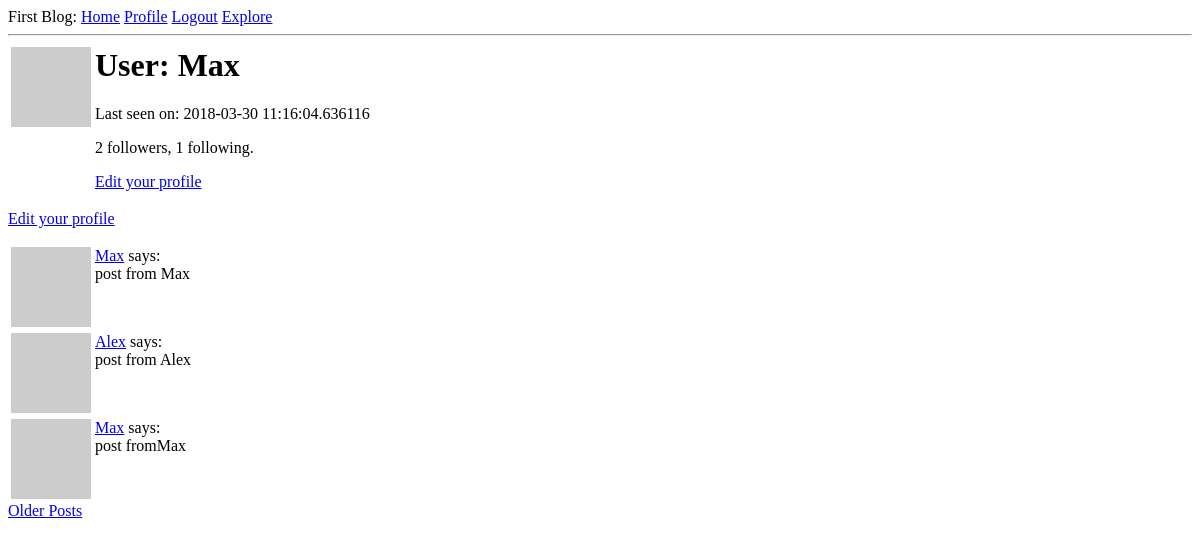
Before: /user/Max (signed in) with the older database file.
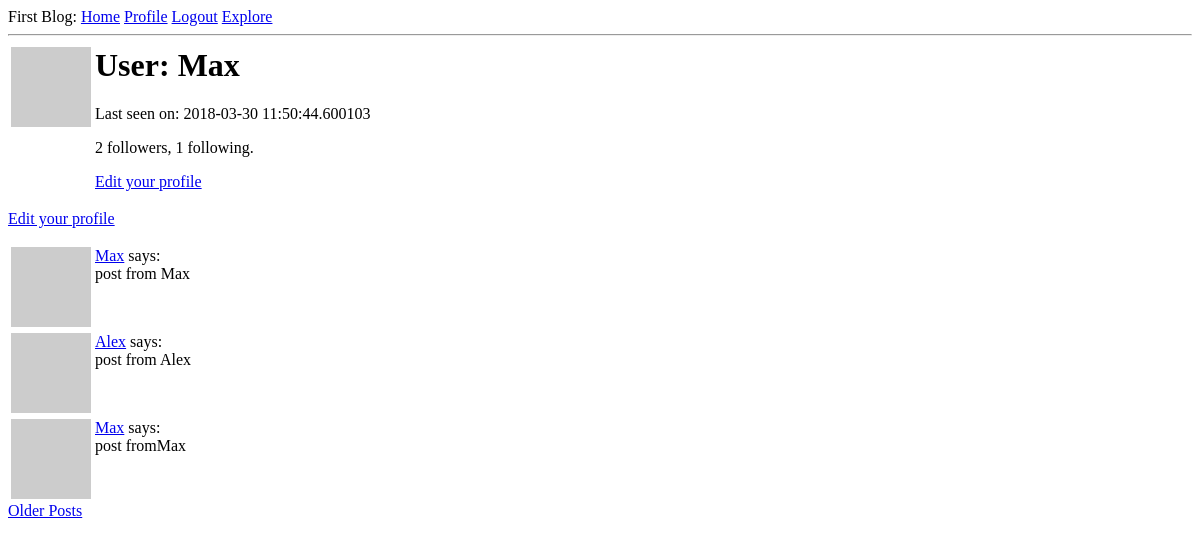
After: the same page with the newer database file.
### ap/models.py (models this page shows, shortened)
class User(UserMixin, db.Model):
    id = db.Column(db.Integer, primary_key = True)
    username = db.Column(db.String(64), index = True, unique = False)
    email = db.Column(db.String(120), index = True, unique = True)
    password_hash = db.Column(db.String(128))
    posts = db.relationship('Post', backref = 'author', lazy = 'dynamic')
    about_me = db.Column(db.String(140))
    last_seen = db.Column(db.DateTime, default=datetime.utcnow)
    followed = db.relationship(
       'User', secondary=followers,
        primaryjoin=(followers.c.follower_id == id),
        secondaryjoin=(followers.c.followed_id == id),
        backref=db.backref('followers', lazy='dynamic'), lazy='dynamic')
    def avatar(self, size):
        digest = md5(self.email.lower().encode('utf-8')).hexdigest()
        return 'https://www.gravatar.com/avatar/{}?d=identicon&s={}'.format(digest, size)
    def followed_posts(self):
        followed = Post.query.join(
            followers, (followers.c.followed_id == Post.user_id)).filter(
            followers.c.follower_id == self.id)
        own = Post.query.filter_by(user_id=self.id)
        return followed.union(own).order_by(Post.timestamp.desc())

class Post(db.Model):
    id = db.Column(db.Integer, primary_key = True)
    body = db.Column(db.String(140))
    timestamp = db.Column(db.DateTime, index = True, default = datetime.utcnow)
    user_id = db.Column(db.Integer, db.ForeignKey('user.id'))

### ap/routes.py (the view)
@app.route('/user/<username>')
@login_required
def user(username):
    user = User.query.filter_by(username=username).first_or_404()
    page = request.args.get('page', 1, type=int)
    posts = current_user.followed_posts().paginate(page, app.config['POSTS_PER_PAGE'], False)
    next_url = url_for('index', page=posts.next_num) \
        if posts.has_next else None
    prev_url = url_for('index', page=posts.prev_num) \
        if posts.has_prev else None
    return render_template('user.html', user = user, posts = posts.items, next_url=next_url, prev_url=prev_url)

### ap/models.py (called while the page is built)
@login.user_loader
def load_user(id):
    return User.query.get(int(id))

### ap/routes.py (called while the page is built)
@app.before_request
def before_request():
    if current_user.is_authenticated:
        current_user.last_seen = datetime.utcnow()
        db.session.commit()

### ap/templates/user.html (shortened to what this page needs)
{% extends "base.html" %}
{% block content %}
    <table>
        <tr valign = "top">
            <td><img src="{{ user.avatar(128) }}"></td>
            <td>
                <h1>User: {{ user.username }}</h1>
                {% if user.last_seen %}<p>Last seen on: {{ user.last_seen }}</p>{% endif %}
                <p>{{ user.followers.count() }} followers, {{ user.followed.count() }} following.</p>
                {% if user == current_user %}
                <p><a href="{{ url_for('edit_profile') }}">Edit your profile</a></p>
                {% elif not current_user.is_following(user) %}
                <p><a href="{{ url_for('follow', username=user.username) }}">Follow</a></p>
                {% else %}
                <p><a href="{{ url_for('unfollow', username=user.username) }}">Unfollow</a></p>
                {% endif %}
            </td>
        </tr>
    </table>
    {% if user == current_user %}
    <p>
        <a href="{{ url_for('edit_profile') }}">Edit your profile</a>
    </p>
    {% endif %}
    {% for post in posts %}
        {% include '_post.html'%}
    {% endfor %}
    {% if next_url %}
    <a href="{{ next_url }}">Older Posts</a>
    {% endif %}
{% endblock %}

### ap/templates/base.html (shortened to what this page needs)
<html>
    <head>
    </head>
    <body>
        <div>
            First Blog:
            <a href="{{ url_for('index') }}">Home</a>
            {% if current_user.is_anonymous %}
            <a href = "{{ url_for('login') }}">Login</a>
            {% else %}
            <a href="{{ url_for('user', username=current_user.username) }}">Profile</a>
            <a href="{{ url_for('logout') }}">Logout</a>
            <a href="{{ url_for('explore') }}">Explore</a>
            {% endif %}
        </div>
        <hr>
        {% block content %}{% endblock %}
    </body>
</html>

### ap/templates/_post.html
<table>
    <tr valign ="top">
        <td><img src="{{ post.author.avatar(36) }}"></td>
        <td>
            <a href="{{ url_for('user', username=post.author.username) }}">{{ post.author.username }}</a>
            says:<br> {{ post.body }}
        </td>
    </tr>
</table>

Changed rows visible on the page:
changed User "Max": last_seen "2018-03-30 11:16:04.636116" → "2018-03-30 11:50:44.600103"
